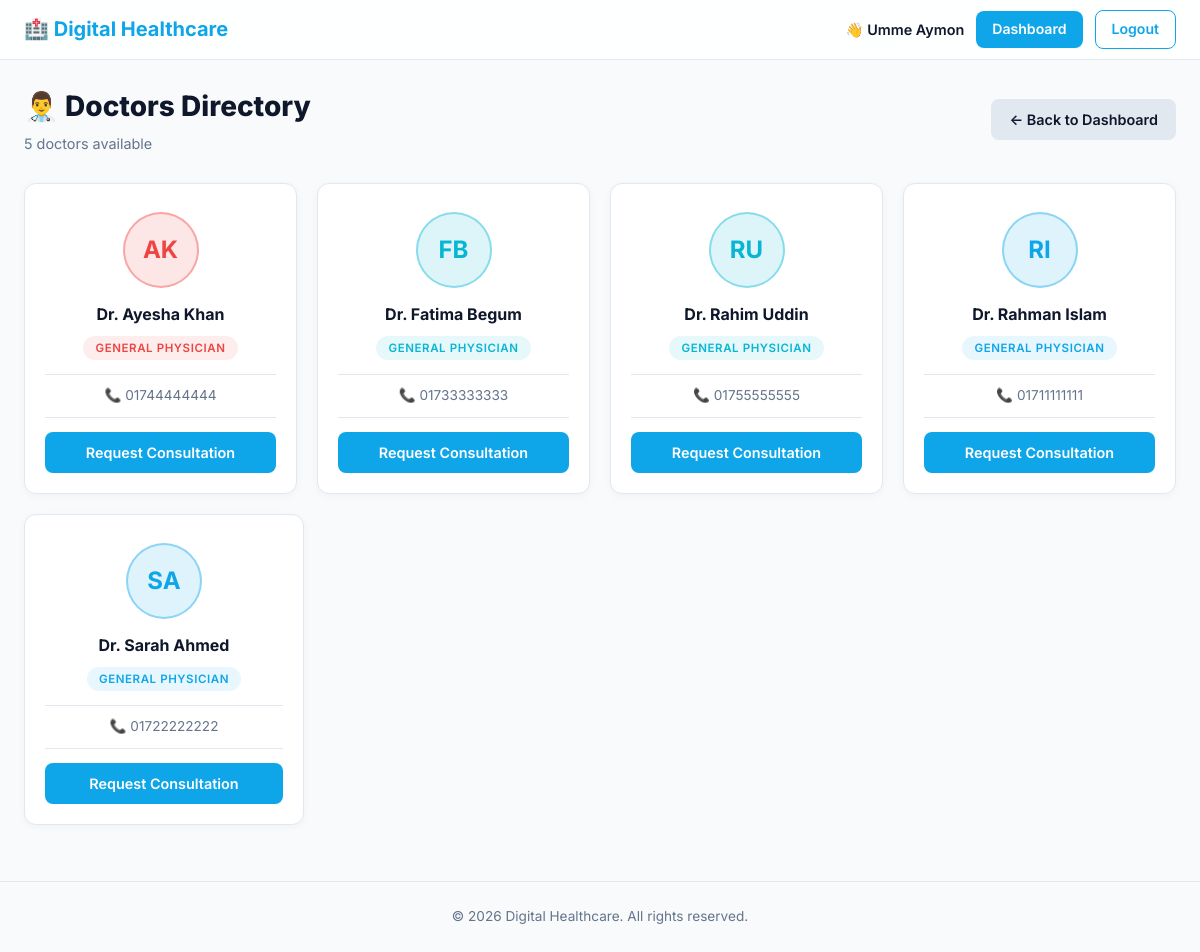
Page /view_doctors.php (signed in) on the committed database.
### tables this page shows
CREATE TABLE IF NOT EXISTS users (
    id INT AUTO_INCREMENT PRIMARY KEY,
    name VARCHAR(100) NOT NULL,
    email VARCHAR(100) UNIQUE NOT NULL,
    password VARCHAR(255) NOT NULL,
    role ENUM('patient','doctor','admin') DEFAULT 'patient',
    phone VARCHAR(20),
    zoom_meeting_id VARCHAR(100),
    zoom_meeting_password VARCHAR(100),
    created_at TIMESTAMP DEFAULT CURRENT_TIMESTAMP
);

### functions.php (called while the page is built, shortened)
<?php
function getBaseUrl() {
    return APP_BASE;
}
?>

### view_doctors.php (the view, shortened to what this page needs)
<?php
require_once '../../config/database.php';
$stmt = $conn->prepare("SELECT id, name, phone FROM users WHERE role='doctor' ORDER BY name");
$stmt->execute();
$doctors = $stmt->get_result()->fetch_all(MYSQLI_ASSOC);
include '../../includes/header.php';
?>
<div style="display:flex; justify-content:space-between; align-items:center; margin-bottom:28px; flex-wrap:wrap; gap:12px;">
    <div>
        <h1 style="font-size:1.75rem; font-weight:800; color:var(--text); margin:0 0 4px 0;">👨‍⚕️ Doctors Directory</h1>
        <p style="color:var(--text-muted); font-size:0.9rem; margin:0;"><?= count($doctors) ?> doctor<?= count($doctors) !== 1 ? 's' : '' ?> available</p>
    </div>
    <a href="dashboard.php" class="btn btn-secondary">← Back to Dashboard</a>
</div>
<?php if (empty($doctors)): ?>
    <div style="text-align:center; padding:60px 24px; background:var(--card); border-radius:var(--radius); border:1px solid var(--border);">
        <div style="font-size:3rem; margin-bottom:12px;">🩺</div>
        <h3 style="margin-bottom:8px; color:var(--text);">No doctors found</h3>
        <p style="color:var(--text-muted);">Please check back later.</p>
    </div>
<?php else: ?>
    <div style="display:flex; flex-wrap:wrap; gap:20px;">
        <?php
        $colors = ['#0ea5e9','#8b5cf6','#10b981','#f59e0b','#ef4444','#06b6d4','#6366f1'];
        foreach ($doctors as $d):
            $words    = explode(' ', trim($d['name']));
            $initials = strtoupper(substr($words[0], 0, 1) . (isset($words[1]) ? substr($words[1], 0, 1) : ''));
            $color    = $colors[abs(crc32($d['name'])) % count($colors)];
        ?>
        <div style="flex:1 1 220px; max-width:280px; background:var(--card); border:1px solid var(--border); border-radius:var(--radius); padding:28px 20px 20px; text-align:center; display:flex; flex-direction:column; align-items:center; gap:14px; box-shadow:0 2px 8px rgba(0,0,0,0.04); transition:transform 0.2s ease, box-shadow 0.2s ease;"
             onmouseover="this.style.transform='translateY(-5px)'; this.style.boxShadow='0 16px 32px rgba(0,0,0,0.1)';"
             onmouseout="this.style.transform=''; this.style.boxShadow='0 2px 8px rgba(0,0,0,0.04)';">
            <div style="width:76px; height:76px; border-radius:50%; background:<?= $color ?>22; border:2.5px solid <?= $color ?>66; display:flex; align-items:center; justify-content:center; font-size:1.5rem; font-weight:700; color:<?= $color ?>; flex-shrink:0;">
                <?= $initials ?>
            </div>
            <div>
                <div style="font-size:1rem; font-weight:700; color:var(--text); margin-bottom:6px;">
                    Dr. <?= htmlspecialchars($d['name']) ?>
                </div>
                <span style="display:inline-block; padding:3px 12px; border-radius:999px; background:<?= $color ?>18; color:<?= $color ?>; font-size:0.72rem; font-weight:600; text-transform:uppercase; letter-spacing:0.05em;">
                    General Physician
                </span>
            </div>
            <div style="width:100%; padding:10px 0; border-top:1px solid var(--border); border-bottom:1px solid var(--border); font-size:0.85rem; color:var(--text-muted);">
                📞 <?= $d['phone'] ? htmlspecialchars($d['phone']) : 'Not available' ?>
            </div>
            <a href="dashboard.php" class="btn btn-primary" style="width:100%; text-align:center; justify-content:center;">
                Request Consultation
            </a>
        </div>
        <?php endforeach; ?>
    </div>
<?php endif; ?>
<?php include '../../includes/footer.php'; ?>

### header.php (shortened to what this page needs)
<?php $base = function_exists('getBaseUrl') ? getBaseUrl() : ''; ?>
<!DOCTYPE html>
<html lang="en">
<head>
    <link rel="stylesheet" href="<?= $base ?>/assets/css/style.css">
</head>
<body>
    <nav class="navbar">
        <div class="nav-container">
            <a href="<?= $base ?>/" class="logo">🏥 Digital Healthcare</a>
            <div class="nav-links">
                <?php if (isset($_SESSION['user_id'])): ?>
                    <span class="nav-welcome">👋 <?= htmlspecialchars($_SESSION['name'] ?? 'User') ?></span>
                    <a href="<?= $base ?>/modules/<?= ($_SESSION['role'] ?? '') === 'doctor' ? 'doctor' : 'patient' ?>/dashboard.php" class="nav-btn">Dashboard</a>
                    <a href="<?= $base ?>/modules/auth/logout.php" class="nav-btn nav-btn-outline">Logout</a>
                <?php else: ?>
                    <a href="<?= $base ?>/modules/public/login.php" class="nav-btn">Login</a>
                    <a href="<?= $base ?>/modules/public/register.php" class="nav-btn nav-btn-outline">Register</a>
                <?php endif; ?>
            </div>
        </div>
    </nav>
    <main class="container">

### footer.php (shortened to what this page needs)
    </main>
    <footer class="footer">
        <p>© <?= date('Y') ?> Digital Healthcare. All rights reserved.</p>
    </footer>
</body>
</html>

### style.css (style rules this page uses)
:root { --primary: #0ea5e9; --primary-hover: #0284c7; --primary-light: #e0f2fe; --bg: #f8fafc; --card: #ffffff; --text: #0f172a; --text-muted: #64748b; --border: #e2e8f0; --shadow: 0 4px 6px -1px rgb(0 0 0 / 0.05), 0 2px 4px -2px rgb(0 0 0 / 0.05); --shadow-hover: 0 10px 15px -3px rgb(0 0 0 / 0.05), 0 4px 6px -4px rgb(0 0 0 / 0.05); --radius: 12px; --radius-sm: 8px; }
* { box-sizing: border-box; margin: 0; padding: 0; }
html { scroll-behavior: smooth; }
body { min-height: 100vh; display: flex; flex-direction: column; min-height: 100vh; display: flex; flex-direction: column; font-family: 'Inter', system-ui, -apple-system, sans-serif; background: var(--bg); color: var(--text); line-height: 1.6; transition: background-color 0.3s ease, color 0.3s ease; }
.navbar { background: rgba(255, 255, 255, 0.85); backdrop-filter: blur(12px); -webkit-backdrop-filter: blur(12px); border-bottom: 1px solid var(--border); padding: 10px 24px; position: sticky; top: 0; z-index: 1000; }
.nav-container { flex: 1; max-width: 1200px; margin: 0 auto; display: flex; justify-content: space-between; align-items: center; }
.logo { font-size: 1.25rem; font-weight: 700; text-decoration: none; color: var(--primary); display: flex; align-items: center; gap: 8px; }
.nav-links { display: flex; align-items: center; gap: 12px; margin-left: auto; }
.nav-welcome { color: var(--text); font-weight: 600; font-size: 0.88rem; }
.nav-btn { display: inline-flex; align-items: center; padding: 7px 16px; border-radius: var(--radius-sm); text-decoration: none; font-weight: 600; font-size: 0.88rem; background: var(--primary); color: white; transition: all 0.2s ease; }
.nav-btn-outline { background: transparent; color: var(--primary); border: 1.5px solid var(--primary); }
.nav-links span { color: var(--text); font-weight: 600; font-size: 0.9rem; }
.container { flex: 1; max-width: 1200px; margin: 0 auto; padding: 24px; animation: fadeIn 0.4s ease-out; }
.btn { display: inline-flex; align-items: center; justify-content: center; padding: 9px 18px; border-radius: var(--radius-sm); text-decoration: none; font-weight: 600; font-size: 0.9rem; border: none; cursor: pointer; transition: all 0.2s ease; gap: 6px; }
.btn-primary { background: var(--primary); color: white; }
.btn-secondary { background: var(--border); color: var(--text); }
.footer { text-align: center; padding: 24px; color: var(--text-muted); font-size: 0.85rem; border-top: 1px solid var(--border); margin-top: 32px; }

### rows in the picture
users: name "AK", name "Ayesha Khan", phone "01744444444"
users: name "FB", name "Fatima Begum", phone "01733333333"
users: name "RU", name "Rahim Uddin", phone "01755555555"
users: name "RI", name "Rahman Islam", phone "01711111111"
users: name "SA", name "Sarah Ahmed", phone "01722222222"

### other values in the picture
$_SESSION['name'] "Umme Aymon"
count($doctors) "5"
